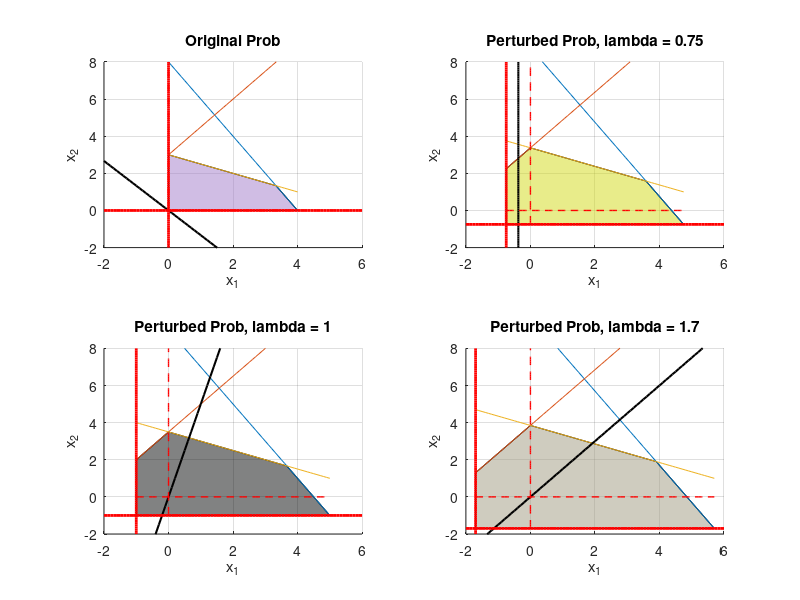

The MATLAB script that drew this image:
function analyze_example_4
% VERIFY4
% Original P:
% min 4x1+3x2
% s.t. 2x1 +  x2 + x3           = 8
%     -3x1 + 2x2      + x4      = 6
%       x1 + 2x2           + x5 = 6
%
% xi>=0
%
% which is equalvant to
%
% min 4x1+3x2
% s.t. 2x1 +  x2 <= 8
%     -3x1 + 2x2 <= 6
%       x1 + 2x2 <= 6
%
% xi>=0
%
% Perturbed P:
% min (4+lambda)x1+(3+lambda)x2+lambda*x3+lambda*x4+lambda*x5
% s.t. 2x1 +  x2 + x3           = 8
%     -3x1 + 2x2      + x4      = 6
%       x1 + 2x2           + x5 = 6
%
% xi >= -lambda
%
% which is equalvant to
%
% min (4+lambda)x1+(3-4*lambda)x2+20*lambda    
% s.t. 2x1 +  x2 <= 8+lambda                           
%     -3x1 + 2x2 <= 6+lambda                               
%       x1 + 2x2 <= 6+lambda                                 
%
% xi>= -lambda                                               
% note: x3+x4+x5 = 20-5x2;
%
% <=>     
% min (4+lambda)x1+(3-4*lambda)x2 --- slope (4+lambda)/(4*lambda-3)
% s.t. 2x1 +  x2 <= 8+lambda --- slope -2    
%      -3x1 + 2x2 <= 6+lambda --- slope 3/2
%      x1 + 2x2 <= 6+lambda --- slope -1/2
%      x1>= -lambda --- x2 = -lambda, slope 0
%      x2>= -lambda --- x1 = -lambda slope infinity
%
% lambda >= 0
% (4+lambda)/(4*lambda-3) = -2 >>> 2/9
% (4+lambda)/(4*lambda-3) = 3/2 >>> 17/10
% (4+lambda)/(4*lambda-3) = -1/2 >>> no sol
% (4+lambda)/(4*lambda-3) = 0 >>> no sol
% (4+lambda)/(4*lambda-3) = infinity >>> 3/4
%
% So possible turning points are 2/9 3/4 17/10.
% 
% When lambda < 2/9, the optimal solution is (-lambda,-lambda), 
% 2x1 +  x2 = 8+lambda is not an active constraint. So even when lambda =
% 2/9, the optimal solution set won't change.
%
% When lambda = 3/4, the slope of the objective function euqals the slope
% of the constarint x1 = -lambda, which is the active set of the current
% optimal solution (-lambda,-lambda).
%
% When 17/10 > lambda > 3/4, the optimal solution is (-lambda,3-lambda),
% and the active constraints are x1 >= -lambda and -3x1 + 2x2 <= 6+lambda.
% So when lambda = 17/10, the slope of the objective function is the same
% as one of the active constraint, the problem becomes nodegenerate again 
% (turns again).
%
%
% Turning points: all values of lambda that make the slope of 
% the objective function of perturbed problem equal the slope of one of 
% the active constraint.  
%
% When we increase lambda from 0+, the slope of the objective keep 
% increasing from negative to 0. The turning point appears when 
% lambda = 0.75 which makes 4*lambda-3=0, i.e. the slope is infinite,
% which is the same as x1=0. When lambda=0.75, the perturbed primal
% problem has multiple solutions (x2 \in (-0.75,?)), the perturbed dual
% problem becomes degenerate. If we keep increasing lambda, the slope 
% becomes positive, and the optimal solution change from the southwest 
% corner to northwest corner.

close all;
clear;

% options for axis
XMIN = -2;
XMAX = 6;
YMIN = -2;
YMAX = 8;

load verify4.mat;

% problem data --- general form
A(:,3:end) = [];

% plot the orignal problem
subplot(2,2,1);
optx = [];
plotPerturbProb(A,b,0,XMIN, XMAX, YMIN, YMAX,optx);


% lambda = 3/4
subplot(2,2,2);
optx = [];
plotPerturbProb(A,b,3/4,XMIN, XMAX, YMIN, YMAX,optx);

% lambda = 1
subplot(2,2,3);
optx = [];
plotPerturbProb(A,b,1,XMIN, XMAX, YMIN, YMAX,optx);

% lambda = 17/10
subplot(2,2,4);
optx = [];
plotPerturbProb(A,b,17/10,XMIN, XMAX, YMIN, YMAX,optx);

print -dpng 'verify4'
end
% 
% 
% 
function plotPerturbProb(A,b,lambda,XMIN, XMAX, YMIN, YMAX, optx)
% % plot the feasible region for the perturbed problem
hold on;
plot2DRegion(-A,-b-lambda*ones(3,1),-lambda*ones(2,1));
x1 = -lambda:0.1:4+lambda;

x2 = 8+lambda - 2*x1;
plot(x1,x2);

x2 = (6+lambda)/2 + 1.5*x1;
plot(x1,x2);

x2 = (6+lambda)/2 - 0.5*x1;
plot(x1,x2);

% objective
if 4*lambda-3~=0
    t1 = XMIN:0.1:XMAX;
    plot(t1,t1*(4+lambda)/(4*lambda-3),'color','k','linewidth',1.5);
else
    t2 = YMIN:0.1:YMAX;
    t1 = 0*t2-lambda/2;
    plot(t1,t2,'color','k','linewidth',1.5);
end

% bounds
x2 = 0 + 0*x1;
plot(x1,x2,'--r', 'linewidth',1);

x1 = 0 + 0*(-lambda:0.1:8);
plot(x1, -lambda:0.1:8,'--r', 'linewidth',1);

x1 = XMIN:0.1:XMAX;
x2 = -lambda+0*x1;
plot(x1,x2,'color', 'r', 'linewidth',2);

x2 = YMIN:0.1:YMAX;
x1 = -lambda+0*x2;
plot(x1, x2,'color', 'r', 'linewidth',2);

% plot optx
if nargin == 8 && ~isempty(optx)
    plot(optx(:,1),optx(:,2),'marker','*','markersize',2,'color','b');
end

hold off
grid on
if lambda > 0
    title(['Perturbed Prob, lambda = ' num2str(lambda)]);
else
    title('Original Prob');
end
xlabel('x_1');
ylabel('x_2');
axis([XMIN XMAX YMIN YMAX])
end

function h = plot2DRegion(A,b,lb)

[m,n]=size(A);
transp=0.5;

if size(b,1)==1
    b=b';
end


if size(lb,1)==1
    lb=lb';
end
A=[A;eye(n)];
b=[b;lb];
m=m+n;


c=[rand rand rand];
% c = 'r';

eq=zeros(2,1);
X=zeros(2,1);
for i=1:(m-1)
    for j=(i+1):m
        try
            x=A([i j],:)\b([i j]);
            if and(min((A*x-b))>-1e-6,min((A*x-b))<Inf)
                X=[X,x];
                eq=[eq,[i j]'];
            end
        end
    end
end


[rad,col]=size(X);
xm=mean(X(:,2:end),2);
Xdiff=X(:,2:end);

for j=1:(col-1)
    Xdiff(:,j)=Xdiff(:,j)-xm;
    Xdiff(:,j)=Xdiff(:,j)/norm(Xdiff(:,j));
end
costhe=zeros((col-1),1);

for j=1:(col-1)
    costhe(j)=Xdiff(:,1)'*Xdiff(:,j);
end

[cc,ind]=min(abs(costhe));
ref2=Xdiff(:,ind(1))-(Xdiff(:,ind(1))'*Xdiff(:,1))*Xdiff(:,1);
ref2=ref2'/norm(ref2);

for j=1:(col-1)
    if ref2*Xdiff(:,j)<0
        costhe(j)=-2-costhe(j);
    end
end
[sooo,ind3]=sort(costhe);
h = patch(X(1,ind3+1)',X(2,ind3+1)',c);
set(h,'FaceAlpha',transp);
end
